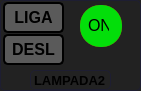
          <widget class="QFrame" name="frame_lmpada_2">
           <property name="geometry">
            <rect>
             <x>160</x>
             <y>40</y>
             <width>141</width>
             <height>91</height>
            </rect>
           </property>
           <property name="styleSheet">
            <string notr="true">	
	background-color: rgb(34, 34, 34);
	border:1px solid rgb(30, 30, 50);
	border-radius:5px;
</string>
           </property>
           <property name="frameShape">
            <enum>QFrame::StyledPanel</enum>
           </property>
           <property name="frameShadow">
            <enum>QFrame::Raised</enum>
           </property>
           <widget class="QPushButton" name="btn_liga_2">
            <property name="enabled">
             <bool>true</bool>
            </property>
            <property name="geometry">
             <rect>
              <x>3</x>
              <y>2</y>
              <width>61</width>
              <height>31</height>
             </rect>
            </property>
            <property name="font">
             <font>
              <pointsize>12</pointsize>
              <weight>75</weight>
              <bold>true</bold>
             </font>
            </property>
            <property name="statusTip">
             <string comment="Acender/apagar"/>
            </property>
            <property name="styleSheet">
             <string notr="true">QPushButton{
	
	background-color: rgb(90, 90, 90);
	border:2px solid rgb(0, 0, 0);
	border-radius:5px;
}

QPushButton:hover{
	background-color: rgb(4, 134, 4);
	border:2px solid rgb(0, 0, 0);
}

QPushButton:pressed{
	background-color: rgb(255, 255, 255);
	border:2px solid rgb(90, 90, 90);
}</string>
            </property>
            <property name="inputMethodHints">
             <set>Qt::ImhNone</set>
            </property>
            <property name="text">
             <string>LIGA</string>
            </property>
            <property name="checkable">
             <bool>false</bool>
            </property>
            <property name="checked">
             <bool>false</bool>
            </property>
            <property name="autoExclusive">
             <bool>false</bool>
            </property>
            <property name="autoDefault">
             <bool>false</bool>
            </property>
            <property name="default">
             <bool>false</bool>
            </property>
            <property name="flat">
             <bool>true</bool>
            </property>
           </widget>
           <widget class="QPushButton" name="btn_desliga_2">
            <property name="enabled">
             <bool>true</bool>
            </property>
            <property name="geometry">
             <rect>
              <x>3</x>
              <y>34</y>
              <width>61</width>
              <height>31</height>
             </rect>
            </property>
            <property name="font">
             <font>
              <pointsize>12</pointsize>
              <weight>75</weight>
              <bold>true</bold>
             </font>
            </property>
            <property name="statusTip">
             <string comment="Acender/apagar"/>
            </property>
            <property name="styleSheet">
             <string notr="true">QPushButton{
	
	background-color: rgb(90, 90, 90); 
	border:2px solid rgb(0, 0, 0);
	border-radius:5px;
}

QPushButton:hover{
	background-color:rgb(153, 0, 0);
	border:2px solid rgb(90, 90, 90);
}

QPushButton:pressed{
	background-color: rgb(255, 255, 255);
	border:2px solid rgb(90, 90, 90);
}</string>
            </property>
            <property name="inputMethodHints">
             <set>Qt::ImhNone</set>
            </property>
            <property name="text">
             <string>DESL</string>
            </property>
            <property name="checkable">
             <bool>false</bool>
            </property>
            <property name="checked">
             <bool>false</bool>
            </property>
            <property name="autoExclusive">
             <bool>false</bool>
            </property>
            <property name="autoDefault">
             <bool>false</bool>
            </property>
            <property name="default">
             <bool>false</bool>
            </property>
            <property name="flat">
             <bool>true</bool>
            </property>
           </widget>
           <widget class="QLabel" name="label_2">
            <property name="geometry">
             <rect>
              <x>30</x>
              <y>70</y>
              <width>81</width>
              <height>20</height>
             </rect>
            </property>
            <property name="font">
             <font>
              <pointsize>10</pointsize>
              <weight>75</weight>
              <bold>true</bold>
             </font>
            </property>
            <property name="text">
             <string>LAMPADA2</string>
            </property>
           </widget>
           <widget class="QFrame" name="frame_desligado_2">
            <property name="geometry">
             <rect>
              <x>80</x>
              <y>5</y>
              <width>42</width>
              <height>42</height>
             </rect>
            </property>
            <property name="styleSheet">
             <string notr="true">
	background-color: rgb(222, 3, 10);
	border:0px solid rgb(90, 90, 90);
	border-radius:20px;
</string>
            </property>
            <property name="frameShape">
             <enum>QFrame::StyledPanel</enum>
            </property>
            <property name="frameShadow">
             <enum>QFrame::Raised</enum>
            </property>
            <widget class="QLabel" name="text_desligado_2">
             <property name="geometry">
              <rect>
               <x>6</x>
               <y>10</y>
               <width>31</width>
               <height>21</height>
              </rect>
             </property>
             <property name="font">
              <font>
               <pointsize>11</pointsize>
              </font>
             </property>
             <property name="autoFillBackground">
              <bool>false</bool>
             </property>
             <property name="styleSheet">
              <string notr="true">	border:0px solid rgb(90, 90, 90);
	border-radius:20px;</string>
             </property>
             <property name="text">
              <string>OFF</string>
             </property>
            </widget>
           </widget>
           <widget class="QFrame" name="frame_ligado_2">
            <property name="geometry">
             <rect>
              <x>80</x>
              <y>5</y>
              <width>42</width>
              <height>42</height>
             </rect>
            </property>
            <property name="styleSheet">
             <string notr="true">QFrame{
	
	background-color: rgb(3, 222, 10);
	border:0px solid rgb(0, 90, 90);
	border-radius:20px;
}</string>
            </property>
            <property name="frameShape">
             <enum>QFrame::StyledPanel</enum>
            </property>
            <property name="frameShadow">
             <enum>QFrame::Raised</enum>
            </property>
            <widget class="QLabel" name="text_estado_3">
             <property name="geometry">
              <rect>
               <x>8</x>
               <y>10</y>
               <width>21</width>
               <height>20</height>
              </rect>
             </property>
             <property name="font">
              <font>
               <pointsize>12</pointsize>
              </font>
             </property>
             <property name="styleSheet">
              <string notr="true">	border:0px solid rgb(90, 90, 90);
	border-radius:20px;</string>
             </property>
             <property name="text">
              <string>ON</string>
             </property>
            </widget>
           </widget>
          </widget>
